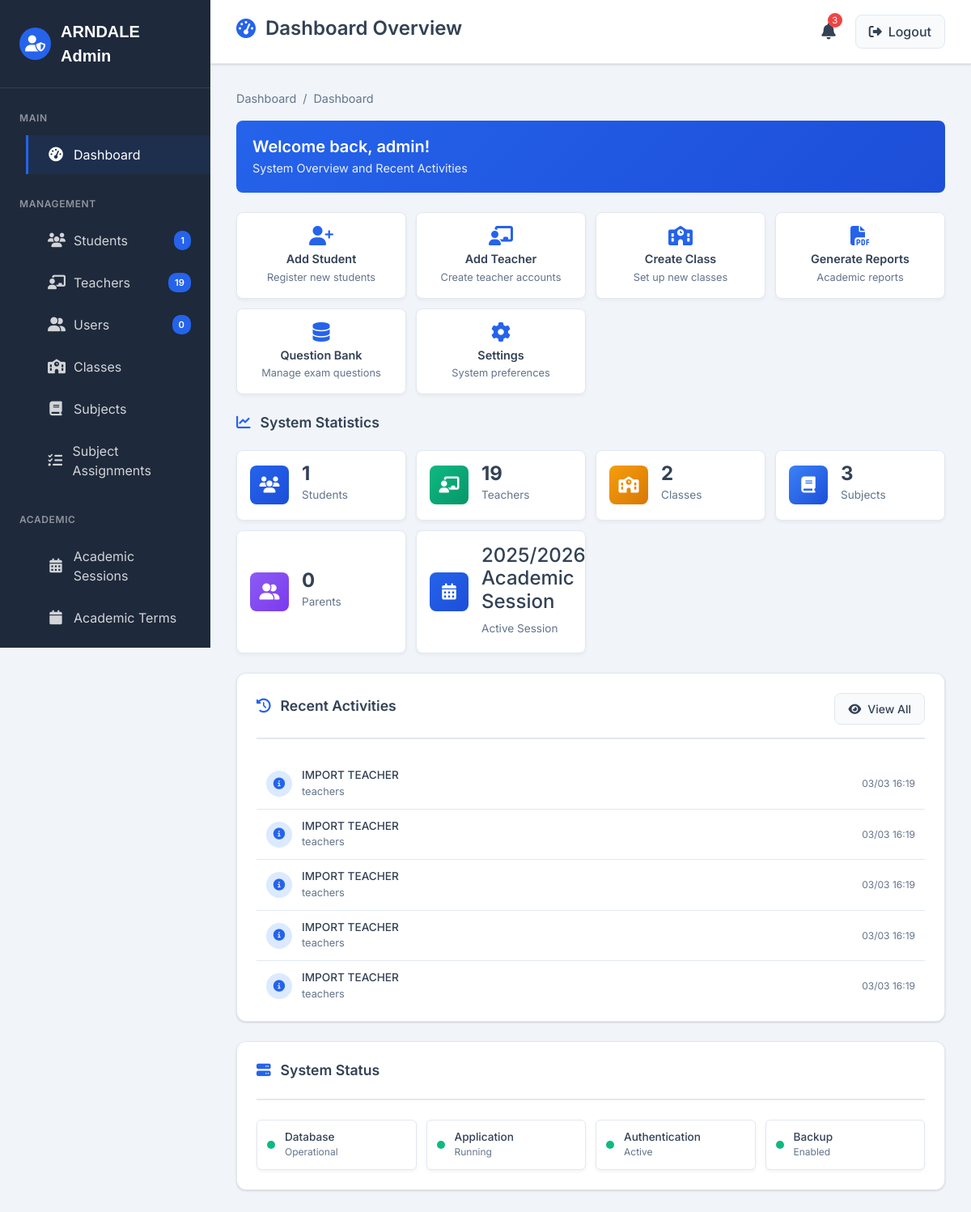
/admin/dashboard (signed in), run on the app's committed database.
### models.py (models this page shows, shortened)
class User(db.Model, UserMixin):
    __tablename__ = 'users'
    id = db.Column(db.String(36), primary_key=True, default=lambda: str(uuid.uuid4()))
    username = db.Column(db.String(80), unique=True, nullable=False)
    email = db.Column(db.String(120), unique=True, nullable=False)
    password_hash = db.Column(db.String(200), nullable=False)
    role = db.Column(db.String(20), nullable=False)  # admin, teacher, student, parent
    is_active = db.Column(db.Boolean, default=True)
    created_at = db.Column(db.DateTime(timezone=True), default=datetime.now(timezone.utc))
    failed_login_attempts = db.Column(db.Integer, default=0)
    locked_until = db.Column(db.DateTime(timezone=True))
    last_login = db.Column(db.DateTime(timezone=True))
    student_profile = db.relationship('Student', back_populates='user', uselist=False, cascade='all, delete-orphan')
    teacher_profile = db.relationship('Teacher', back_populates='user', uselist=False, cascade='all, delete-orphan')
    parent_profile = db.relationship('Parent', back_populates='user', uselist=False, cascade='all, delete-orphan')
    audit_logs = db.relationship('AuditLog', back_populates='user', cascade='all, delete-orphan')
    security_logs = db.relationship('SecurityLog', back_populates='user', cascade='all, delete-orphan')
    generated_reports = db.relationship('ReportCard', back_populates='generator', foreign_keys='ReportCard.generated_by')

class AcademicSession(db.Model):
    __tablename__ = 'academic_sessions'
    id = db.Column(db.String(36), primary_key=True, default=lambda: str(uuid.uuid4()))
    name = db.Column(db.String(50), unique=True, nullable=False)
    start_date = db.Column(db.Date, nullable=False)
    end_date = db.Column(db.Date, nullable=False)
    is_active = db.Column(db.Boolean, default=False)
    created_at = db.Column(db.DateTime(timezone=True), default=datetime.now(timezone.utc))
    terms = db.relationship(
        'AcademicTerm',
        back_populates='session',
        cascade='all, delete-orphan'
    )
    classrooms = db.relationship('ClassRoom', back_populates='academic_session', cascade='all, delete-orphan')
    promotions = db.relationship(
        'StudentPromotion',
        back_populates='academic_session',
        cascade='all, delete-orphan'
    )

class AuditLog(db.Model):
    __tablename__ = 'audit_logs'
    id = db.Column(db.String(36), primary_key=True, default=lambda: str(uuid.uuid4()))
    user_id = db.Column(db.String(36), db.ForeignKey('users.id'))
    action = db.Column(db.String(100), nullable=False)
    table_name = db.Column(db.String(100))
    record_id = db.Column(db.String(36))
    old_values = db.Column(JSONB)
    new_values = db.Column(JSONB)
    details = db.Column(JSONB)  # Add this field
    ip_address = db.Column(db.String(45))
    user_agent = db.Column(db.Text)
    timestamp = db.Column(db.DateTime(timezone=True), default=datetime.now(timezone.utc))
    user = db.relationship('User', back_populates='audit_logs')

### routes/admin_routes.py (the view)
@admin_bp.route('/dashboard')
@login_required
@admin_required
def dashboard():
    active_session = AcademicSession.query.filter_by(is_active=True).first()
    stats = {
        'total_students': Student.query.filter_by(is_active=True, academic_status='active').count(),
        'total_teachers': Teacher.query.count(),
        'total_classes': ClassRoom.query.count(),
        'total_subjects': Subject.query.filter_by(is_active=True).count(),
        'active_session': active_session.name if active_session else 'No active session',
        'total_parents': Parent.query.count()
    }
    recent_logs = AuditLog.query.order_by(AuditLog.timestamp.desc()).limit(10).all()
    return render_template('admin/dashboard.html', stats=stats, recent_logs=recent_logs)

### templates/admin/dashboard.html (shortened to what this page needs)
{% extends "admin/admin_base.html" %}
{% block page_title %}
<h1><i class="fas fa-tachometer-alt"></i> Dashboard Overview</h1>
{% endblock %}
{% block breadcrumb %}
<span class="separator">/</span>
<span>Dashboard</span>
{% endblock %}
{% block content %}
<div class="welcome-message">
    <div class="welcome-content">
        <h2>Welcome back, {{ current_user.username }}!</h2>
        <p>System Overview and Recent Activities</p>
    </div>
</div>
<div class="quick-actions">
    <div class="quick-action-card" onclick="location.href='{{ url_for('admin.manage_students') }}'">
        <i class="fas fa-user-plus"></i>
        <h3>Add Student</h3>
        <p>Register new students</p>
    </div>
    <div class="quick-action-card" onclick="location.href='{{ url_for('admin.manage_teachers') }}'">
        <i class="fas fa-chalkboard-teacher"></i>
        <h3>Add Teacher</h3>
        <p>Create teacher accounts</p>
    </div>
    <div class="quick-action-card" onclick="location.href='{{ url_for('admin.manage_classes') }}'">
        <i class="fas fa-school"></i>
        <h3>Create Class</h3>
        <p>Set up new classes</p>
    </div>
    <div class="quick-action-card" onclick="location.href='{{ url_for('admin.generate_reports') }}'">
        <i class="fas fa-file-pdf"></i>
        <h3>Generate Reports</h3>
        <p>Academic reports</p>
    </div>
    <div class="quick-action-card" onclick="location.href='{{ url_for('admin.manage_question_bank') }}'">
        <i class="fas fa-database"></i>
        <h3>Question Bank</h3>
        <p>Manage exam questions</p>
    </div>
    <div class="quick-action-card" onclick="location.href='{{ url_for('admin.system_config') }}'">
        <i class="fas fa-cog"></i>
        <h3>Settings</h3>
        <p>System preferences</p>
    </div>
</div>
<div class="content-header">
    <h2 class="card-title"><i class="fas fa-chart-line"></i> System Statistics</h2>
</div>
<div class="stats-grid">
    <div class="stat-card">
        <div class="stat-icon primary">
            <i class="fas fa-users"></i>
        </div>
        <div class="stat-content">
            <h3>{{ stats.total_students }}</h3>
            <p>Students</p>
        </div>
    </div>
    <div class="stat-card">
        <div class="stat-icon success">
            <i class="fas fa-chalkboard-teacher"></i>
        </div>
        <div class="stat-content">
            <h3>{{ stats.total_teachers }}</h3>
            <p>Teachers</p>
        </div>
    </div>
    <div class="stat-card">
        <div class="stat-icon warning">
            <i class="fas fa-school"></i>
        </div>
        <div class="stat-content">
            <h3>{{ stats.total_classes }}</h3>
            <p>Classes</p>
        </div>
    </div>
    <div class="stat-card">
        <div class="stat-icon info">
            <i class="fas fa-book"></i>
        </div>
        <div class="stat-content">
            <h3>{{ stats.total_subjects }}</h3>
            <p>Subjects</p>
        </div>
    </div>
    <div class="stat-card">
        <div class="stat-icon purple">
            <i class="fas fa-user-friends"></i>
        </div>
        <div class="stat-content">
            <h3>{{ stats.total_parents }}</h3>
            <p>Parents</p>
        </div>
    </div>
    <div class="stat-card">
        <div class="stat-icon primary">
            <i class="fas fa-calendar-alt"></i>
        </div>
        <div class="stat-content">
            <h4>{{ stats.active_session }}</h4>
            <p>Active Session</p>
        </div>
    </div>
</div>
<div class="admin-card">
    <div class="card-header">
        <h3 class="card-title"><i class="fas fa-history"></i> Recent Activities</h3>
        <a href="{{ url_for('admin.audit_logs') }}" class="btn btn-secondary btn-sm">
            <i class="fas fa-eye"></i> View All
        </a>
    </div>
    <div class="activity-list">
        {% if recent_logs %}
            {% for log in recent_logs %}
            <div class="activity-item">
                <div class="activity-icon">
                    {% if log.action.startswith('CREATE') %}
                        <i class="fas fa-plus"></i>
                    {% elif log.action.startswith('UPDATE') %}
                        <i class="fas fa-edit"></i>
                    {% elif log.action.startswith('DELETE') %}
                        <i class="fas fa-trash"></i>
                    {% elif log.action.startswith('LOGIN') %}
                        <i class="fas fa-sign-in-alt"></i>
                    {% elif log.action.startswith('LOGOUT') %}
                        <i class="fas fa-sign-out-alt"></i>
                    {% else %}
                        <i class="fas fa-info-circle"></i>
                    {% endif %}
                </div>
                <div class="activity-content">
                    <h4>{{ log.action.replace('_', ' ') }}</h4>
                    <p>{{ log.table_name if log.table_name else 'System' }}</p>
                </div>
                <div class="activity-time">
                    {{ log.timestamp.strftime('%m/%d %H:%M') }}
                </div>
            </div>
            {% endfor %}
        {% else %}
            <div class="text-center p-3">
                <i class="fas fa-history text-muted mb-2" style="font-size: 1.5rem;"></i>
                <p class="text-muted mb-0">No recent activities</p>
            </div>
        {% endif %}
    </div>
</div>
<div class="admin-card">
    <div class="card-header">
        <h3 class="card-title"><i class="fas fa-server"></i> System Status</h3>
    </div>
    <div class="system-status">
        <div class="status-item">
            <div class="status-indicator"></div>
            <div class="status-content">
                <h4>Database</h4>
                <p>Operational</p>
            </div>
        </div>
        <div class="status-item">
            <div class="status-indicator"></div>
            <div class="status-content">
                <h4>Application</h4>
                <p>Running</p>
            </div>
        </div>
        <div class="status-item">
            <div class="status-indicator"></div>
            <div class="status-content">
                <h4>Authentication</h4>
                <p>Active</p>
            </div>
        </div>
        <div class="status-item">
            <div class="status-indicator"></div>
            <div class="status-content">
                <h4>Backup</h4>
                <p>Enabled</p>
            </div>
        </div>
    </div>
</div>
{% endblock %}

### templates/admin/admin_base.html (shortened to what this page needs)
<!DOCTYPE html>
<html lang="en">
<head>
    <link rel="stylesheet" href="https://cdnjs.cloudflare.com/ajax/libs/normalize/8.0.1/normalize.min.css">
    <link rel="stylesheet" href="https://cdn.jsdelivr.net/npm/bootstrap-icons@1.11.3/font/bootstrap-icons.css">
    <link rel="stylesheet" href="https://cdnjs.cloudflare.com/ajax/libs/font-awesome/6.5.1/css/all.min.css">
    <link href="https://cdn.jsdelivr.net/npm/bootstrap@5.3.3/dist/css/bootstrap.min.css" rel="stylesheet">
</head>
<body>
    <div class="admin-container">
        <aside class="admin-sidebar" id="adminSidebar">
            <div class="sidebar-header">
                <div class="sidebar-logo">
                    <div class="logo-icon">
                        <i class="fas fa-user-shield"></i>
                    </div>
                    <div class="logo-text">ARNDALE Admin</div>
                </div>
            </div>
            <nav class="sidebar-menu">
                <div class="menu-title">Main</div>
                <ul class="menu-list">
                    <li class="menu-item">
                        <a href="{{ url_for('admin.dashboard') }}" class="menu-link {% if request.endpoint == 'admin.dashboard' %}active{% endif %}">
                            <i class="fas fa-tachometer-alt"></i>
                            <span>Dashboard</span>
                        </a>
                    </li>
                </ul>
                <div class="menu-title">Management</div>
                <ul class="menu-list">
                    <li class="menu-item">
                        <a href="{{ url_for('admin.manage_students') }}" class="menu-link {% if request.endpoint == 'admin.manage_students' %}active{% endif %}">
                            <i class="fas fa-users"></i>
                            <span>Students</span>
                            <span class="menu-badge" id="studentCount">0</span>
                        </a>
                    </li>
                    <li class="menu-item">
                        <a href="{{ url_for('admin.manage_teachers') }}" class="menu-link {% if request.endpoint == 'admin.manage_teachers' %}active{% endif %}">
                            <i class="fas fa-chalkboard-teacher"></i>
                            <span>Teachers</span>
                            <span class="menu-badge" id="teacherCount">0</span>
                        </a>
                    </li>
                    <li class="menu-item">
                        <a href="{{ url_for('admin.manage_users') }}" class="menu-link {% if request.endpoint == 'admin.manage_users' %}active{% endif %}">
                            <i class="fas fa-user-friends"></i>
                            <span>Users</span>
                            <span class="menu-badge" id="userCount">0</span>
                        </a>
                    </li>
                    <li class="menu-item">
                        <a href="{{ url_for('admin.manage_classes') }}" class="menu-link {% if request.endpoint == 'admin.manage_classes' %}active{% endif %}">
                            <i class="fas fa-school"></i>
                            <span>Classes</span>
                        </a>
                    </li>
                    <li class="menu-item">
                        <a href="{{ url_for('admin.manage_subjects') }}" class="menu-link {% if request.endpoint == 'admin.manage_subjects' %}active{% endif %}">
                            <i class="fas fa-book"></i>
                            <span>Subjects</span>
                        </a>
                    </li>
                    <li class="menu-item">
                        <a href="{{ url_for('admin.manage_subject_assignments') }}" class="menu-link {% if request.endpoint == 'admin.manage_subject_assignments' %}active{% endif %}">
                            <i class="fas fa-tasks"></i>
                            <span>Subject Assignments</span>
                        </a>
                    </li>
                </ul>
                <div class="menu-title">Academic</div>
                <ul class="menu-list">
                    <li class="menu-item">
                        <a href="{{ url_for('admin.manage_academic_sessions') }}" class="menu-link {% if request.endpoint == 'admin.manage_academic_sessions' %}active{% endif %}">
                            <i class="fas fa-calendar-alt"></i>
                            <span>Academic Sessions</span>
                        </a>
                    </li>
                    <li class="menu-item">
                        <a href="{{ url_for('admin.manage_academic_terms') }}" class="menu-link {% if request.endpoint == 'admin.manage_academic_terms' %}active{% endif %}">
                            <i class="fas fa-calendar"></i>
                            <span>Academic Terms</span>
                        </a>
                    </li>
                    <li class="menu-item">
                        <a href="{{ url_for('admin.assessment_approvals') }}" class="menu-link {% if request.endpoint == 'admin.assessment_approvals' %}active{% endif %}">
                        </a>
                    </li>
                </ul>
            </nav>
        </aside>
        <main class="admin-main">
            <header class="admin-header">
                <div class="header-content">
                    <div class="header-left">
                        <div class="header-title">
                            {% block page_title %}{% endblock %}
                        </div>
                    </div>
                    <div class="header-actions">
                        <button class="notification-btn" id="notificationBtn">
                            <i class="fas fa-bell"></i>
                            <span class="notification-badge">3</span>
                        </button>
                        <a href="{{ url_for('auth.logout') }}" class="logout-btn">
                            <i class="fas fa-sign-out-alt"></i>
                            Logout
                        </a>
                    </div>
                </div>
            </header>
            <div class="admin-content">
                <div class="breadcrumb">
                    <a href="{{ url_for('admin.dashboard') }}">Dashboard</a>
                    {% block breadcrumb %}{% endblock %}
                </div>
                {% block content %}{% endblock %}
            </div>
        </main>
    </div>
</body>
</html>

### data on the page
User: username "admin"
AcademicSession: active_session "2025/2026 Academic Session"
AuditLog: action.replace "IMPORT TEACHER", table_name "teachers", timestamp "03/03 16:19"
AuditLog: action.replace "IMPORT TEACHER", table_name "teachers", timestamp "03/03 16:19"
AuditLog: action.replace "IMPORT TEACHER", table_name "teachers", timestamp "03/03 16:19"
AuditLog: action.replace "IMPORT TEACHER", table_name "teachers", timestamp "03/03 16:19"
AuditLog: action.replace "IMPORT TEACHER", table_name "teachers", timestamp "03/03 16:19"

### other printed values
{{ stats.total_students }} "1"
{{ stats.total_teachers }} "19"
{{ stats.total_classes }} "2"
{{ stats.total_subjects }} "3"
{{ stats.total_parents }} "0"
